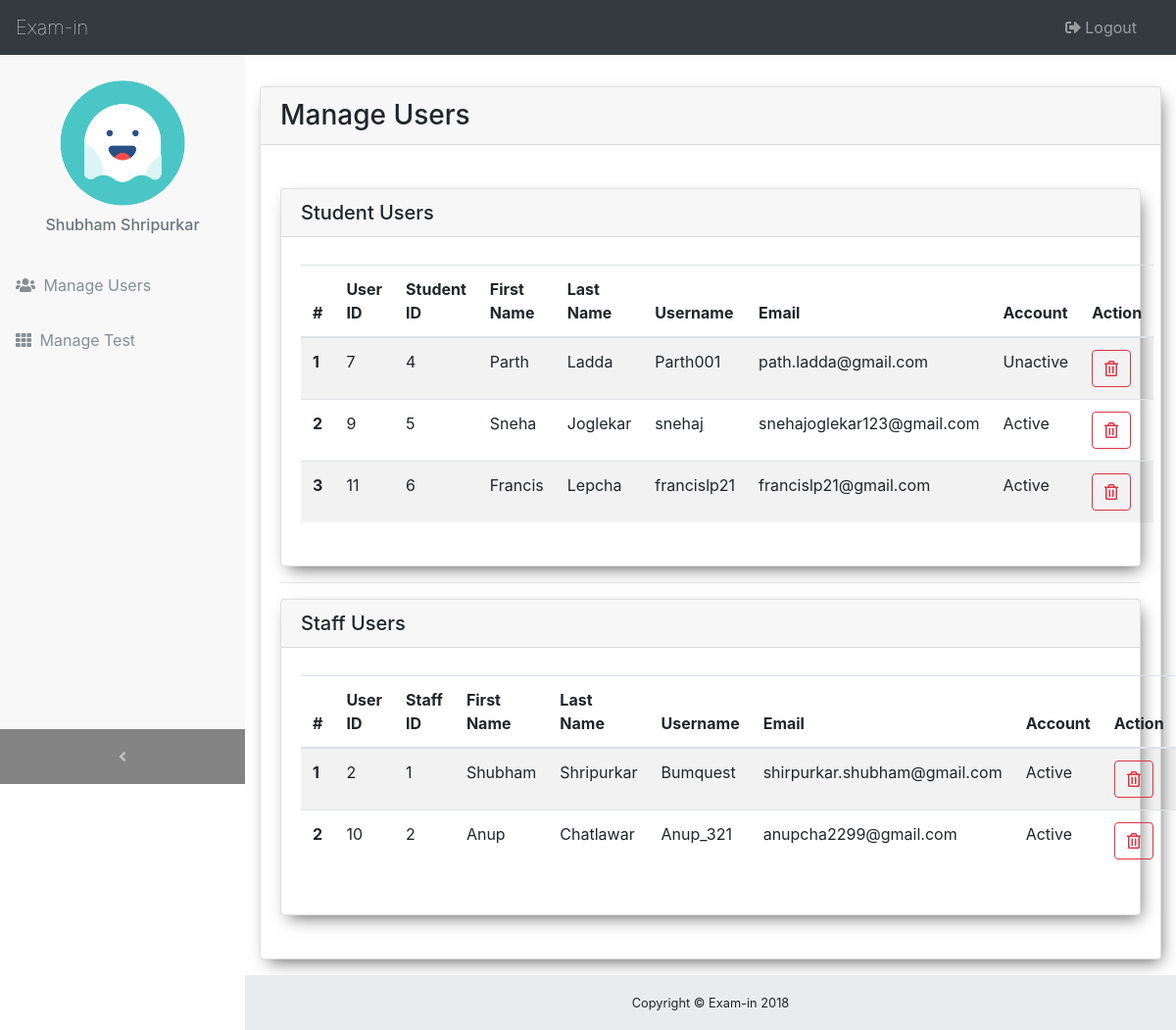
/admin/admin_index.php (signed in), run on the app's committed database.
### tables this page shows
CREATE TABLE `student` (
  `stud_id` smallint(100) NOT NULL,
  `user_id` smallint(100) NOT NULL,
  `interest` varchar(50) NOT NULL
);

CREATE TABLE `users` (
  `user_id` smallint(100) NOT NULL,
  `first_name` varchar(50) NOT NULL,
  `last_name` varchar(50) NOT NULL,
  `username` varchar(100) NOT NULL,
  `email` varchar(100) NOT NULL,
  `password` varchar(100) NOT NULL,
  `hash` varchar(100) NOT NULL,
  `user_type` tinyint(5) NOT NULL,
  `active` tinyint(1) DEFAULT '0'
);

CREATE TABLE `staff` (
  `staff_id` smallint(100) NOT NULL,
  `user_id` smallint(100) NOT NULL,
  `specialization` varchar(50) DEFAULT NULL,
  `qualification` varchar(50) DEFAULT NULL
);

### admin/admin_index.php (the view, shortened to what this page needs)
<?php
	include '../db/database.php';
	$sql_stud = "SELECT users.user_id AS user_id, student.stud_id AS stud_id, users.first_name AS first_name, users.last_name AS last_name, users.username AS username, users.email AS email, users.active AS active
            FROM users
            INNER JOIN student ON student.user_id = users.user_id";
    $sql_staff = "SELECT users.user_id AS user_id, staff.staff_id AS staff_id, users.first_name AS first_name, users.last_name AS last_name, users.username AS username, users.email AS email, users.active AS active
                FROM users
                INNER JOIN staff ON staff.user_id = users.user_id";
    $result_stud = mysqli_query($conn,$sql_stud);
    $result_staff = mysqli_query($conn,$sql_staff);
?>
<!DOCTYPE html>
<html>
<head>
	<?php include '../include/css_include.php' ?>
	<link rel="stylesheet" href="../css/master.css">
</head>
<body>
	<?php include '../include/admin_navbar_include.php' ?>
	<div class="content-wrapper my-5">
		<div class="container my-3">
			<div class="card my-4">
				<h3 class="card-header">Manage Users</h3>
				<div class="card-body my-4">
					<div class="card">
						<h5 class="card-header">Student Users</h5>
						<div class="card-body my-2">
							<table class="table table-striped">
								<thead>
									<tr>
										<th scope="col">#</th>
										<th scope="col">User ID</th>
										<th scope="col">Student ID</th>
										<th scope="col">First Name</th>
										<th scope="col">Last Name</th>
										<th scope="col">Username</th>
										<th scope="col">Email</th>
										<th scope="col">Account</th>
										<th scope="col" >Action</th>
									</tr>
								</thead>
								<tbody>
									<?php
									$i = 0;
									while ($row = mysqli_fetch_assoc($result_stud)) {
										if ($row['active']==0) {
											$active = "Unactive";
										}
										if ($row['active']==1) {
											$active = "Active";
										}
										echo "<tr>
												<th scope='row'>".($i+1)."</th>
												<td>".$row['user_id']."</td>
												<td>".$row['stud_id']."</td>
												<td>".$row['first_name']."</td>
												<td>".$row['last_name']."</td>
												<td>".$row['username']."</td>
												<td>".$row['email']."</td>
												<td>".$active."</td>
												<form action='user_delete.php' method='post'>
													<input type='hidden' name='user_id' value='".$row['user_id']."'>
													<input type='hidden' name='stud_id' value='".$row['stud_id']."'>
													<td><button class='btn btn-outline-danger' name='submitStud' type='submit'><i class='far fa-trash-alt'></i></button></td>
												</form>
											</tr>";
											$i++;
									}
									?>
								</tbody>
							</table>
						</div>
					</div>
					<hr>
					<div class="card">
						<h5 class="card-header">Staff Users</h5>
						<div class="card-body my-2">
							<table class="table table-striped">
								<thead>
									<tr>
										<th scope="col">#</th>
										<th scope="col">User ID</th>
										<th scope="col">Staff ID</th>
										<th scope="col">First Name</th>
										<th scope="col">Last Name</th>
										<th scope="col">Username</th>
										<th scope="col">Email</th>
										<th scope="col">Account</th>
										<th scope="col">Action</th>
									</tr>
								</thead>
								<tbody>
									<?php
										$i = 0;
										while ($row = mysqli_fetch_assoc($result_staff)) {
											if ($row['active']==1) {
												$active = "Active";
											}
											echo "<tr>
													<th scope='row'>".($i+1)."</th>
													<td>".$row['user_id']."</td>
													<td>".$row['staff_id']."</td>
													<td>".$row['first_name']."</td>
													<td>".$row['last_name']."</td>
													<td>".$row['username']."</td>
													<td>".$row['email']."</td>
													<td>".$active."</td>
													<form action='user_delete.php' method='post'>
														<input type='hidden' name='user_id' value='".$row['user_id']."'>
														<input type='hidden' name='staff_id' value='".$row['staff_id']."'>
														<td><button class='btn btn-outline-danger' name='submitStaff' type='submit'><i class='far fa-trash-alt'></i></button></td>
													</form>
												</tr>";
												$i++;
										}
									?>
								</tbody>
							</table>
						</div>
					</div>
				</div>
			</div>
		</div>
	</div>
    <footer class="sticky-footer">
        <div class="container">
            <div class="text-center">
                <small>Copyright © Exam-in 2018</small>
            </div>
        </div>
    </footer>
</body>
</html>

### include/css_include.php (shortened to what this page needs)
<link rel="stylesheet" href="https://maxcdn.bootstrapcdn.com/bootstrap/4.0.0/css/bootstrap.min.css">
<link rel="stylesheet" href="https://cdnjs.cloudflare.com/ajax/libs/animate.css/3.5.2/animate.min.css">

### include/admin_navbar_include.php (shortened to what this page needs)
<nav class="navbar navbar-expand-lg navbar-dark bg-dark fixed-top" id="mainNav">
    <a class="navbar-brand" href="#">
        Exam-in
    </a>
    <div class="collapse navbar-collapse" id="navbarResponsive">
        <ul class="navbar-nav navbar-sidenav" id="exampleAccordion">
            <li class="nav-item" data-toggle="tooltip" data-placement="right" title="<?php echo $_SESSION['first_name'].' '.$_SESSION['last_name']; ?>">
                <div id="profile" class="container my-4">
                    <img class="mb-2" src="../img/profile7.jpg" width="60%" >
                    <h6 class="nav-link-text text-muted"><?php echo $_SESSION['first_name'].' '.$_SESSION['last_name']; ?></h6>
                </div>
            </li>
            <li class="nav-item" data-toggle="tooltip" data-placement="right" title="Dashboard">
                <a class="nav-link" href="../admin/admin_index.php">
                    <i class="fas fa-users mr-1"></i>
                    <span class="nav-link-text">Manage Users</span>
                </a>
            </li>
            <li class="nav-item" data-toggle="tooltip" data-placement="right" title="Charts">
                <a class="nav-link" href="../admin/test_manage.php">
                    <i class="fas fa-th mr-1"></i>
                    <span class="nav-link-text">Manage Test</span>
                </a>
            </li>
        </ul>
        <ul class="navbar-nav sidenav-toggler">
            <li class="nav-item">
                <a class="nav-link text-center" id="sidenavToggler">
                    <i class="fas fa-angle-left"></i>
                </a>
            </li>
        </ul>
        <ul class="navbar-nav ml-auto">
            <li class="nav-item mr-3">
                <a class="nav-link" id="logout">
                <i class="fas fa-sign-out-alt mr-1"></i>Logout</a>
            </li>
        </ul>
    </div>
</nav>

### css/master.css (style rules this page uses)
.card { -webkit-box-shadow: 4px 7px 16px -5px rgba(0,0,0,0.61); -moz-box-shadow: 4px 7px 16px -5px rgba(0,0,0,0.61); box-shadow: 4px 7px 16px -5px rgba(0,0,0,0.61); }
.navbar .navbar-brand { font-weight: 100; }

### include/staff_navbar_css.php (style rules this page uses)
html { position: relative; min-height: 100%; }
body { overflow-x: hidden; }
.content-wrapper { min-height: calc(100vh - 56px); padding-top: 1rem; }
#mainNav .navbar-collapse { overflow: auto; max-height: 75vh; }
#mainNav .navbar-collapse .navbar-nav .nav-item .nav-link { cursor: pointer; }
#mainNav .navbar-collapse .sidenav-toggler { display: none; }
@media (min-width: 992px) { #mainNav .navbar-brand { width: 250px; } }
@media (min-width: 992px) { #mainNav .navbar-collapse { overflow: visible; max-height: none; } }
@media (min-width: 992px) { #mainNav .navbar-collapse .navbar-sidenav { position: absolute; top: 0; left: 0; overflow-x: hidden; overflow-y: auto; -webkit-flex-direction: column; -ms-flex-direction: column; flex-direction: column; margin-top: 56px; } }
@media (min-width: 992px) { #mainNav .navbar-collapse .navbar-sidenav > .nav-item { width: 250px; padding: 0; } }
@media (min-width: 992px) { #mainNav .navbar-collapse .navbar-sidenav > .nav-item > .nav-link { padding: 1em; } }
#mainNav.fixed-top .sidenav-toggler { display: none; }
@media (min-width: 992px) { #mainNav.fixed-top .navbar-sidenav { height: calc(100vh - 112px); } }
@media (min-width: 992px) { #mainNav.fixed-top .sidenav-toggler { position: absolute; top: 0; left: 0; display: flex; overflow-x: hidden; overflow-y: auto; -webkit-flex-direction: column; -ms-flex-direction: column; flex-direction: column; margin-top: calc(100vh - 56px); } }
@media (min-width: 992px) { #mainNav.fixed-top .sidenav-toggler > .nav-item { width: 250px; padding: 0; } }
@media (min-width: 992px) { #mainNav.fixed-top .sidenav-toggler > .nav-item > .nav-link { padding: 1em; } }
#mainNav.fixed-top.navbar-dark .sidenav-toggler { background-color: #848484; }
.content-wrapper { overflow-x: hidden; background: white; }
@media (min-width: 992px) { .content-wrapper { margin-left: 250px; } }
#mainNav.navbar-dark .navbar-collapse .navbar-sidenav > .nav-item > .nav-link { color: #868e96; }
@media (min-width: 992px) { #mainNav.navbar-dark .navbar-collapse .navbar-sidenav { background: #f9f8f8; } }
#profile img { margin-left: auto; margin-right: auto; display: block; }
#profile { text-align: center; }
footer.sticky-footer { position: absolute; right: 0; bottom: 0; width: 100%; height: 56px; background-color: #e9ecef; line-height: 55px; }
@media (min-width: 992px) { footer.sticky-footer { width: calc(100% - 250px); } }

### data on the page
student: user.user_id "7", stud_id "4", user.first_name "Parth", user.last_name "Ladda", user.username "Parth001", user.email "path.ladda@gmail.com", user.active "Unactive"
student: user.user_id "9", stud_id "5", user.first_name "Sneha", user.last_name "Joglekar", user.username "snehaj", user.email "snehajoglekar123@gmail.com", user.active "Active"
student: user.user_id "11", stud_id "6", user.first_name "Francis", user.last_name "Lepcha", user.username "francislp21", user.email "francislp21@gmail.com", user.active "Active"
staff: user.user_id "2", staff_id "1", user.first_name "Shubham", user.last_name "Shripurkar", user.username "Bumquest", user.email "shirpurkar.shubham@gmail.com", user.active "Active"
staff: user.user_id "10", staff_id "2", user.first_name "Anup", user.last_name "Chatlawar", user.username "Anup_321", user.email "anupcha2299@gmail.com", user.active "Active"

### other printed values
$_SESSION['first_name'] "Shubham"
$_SESSION['last_name'] "Shripurkar"
